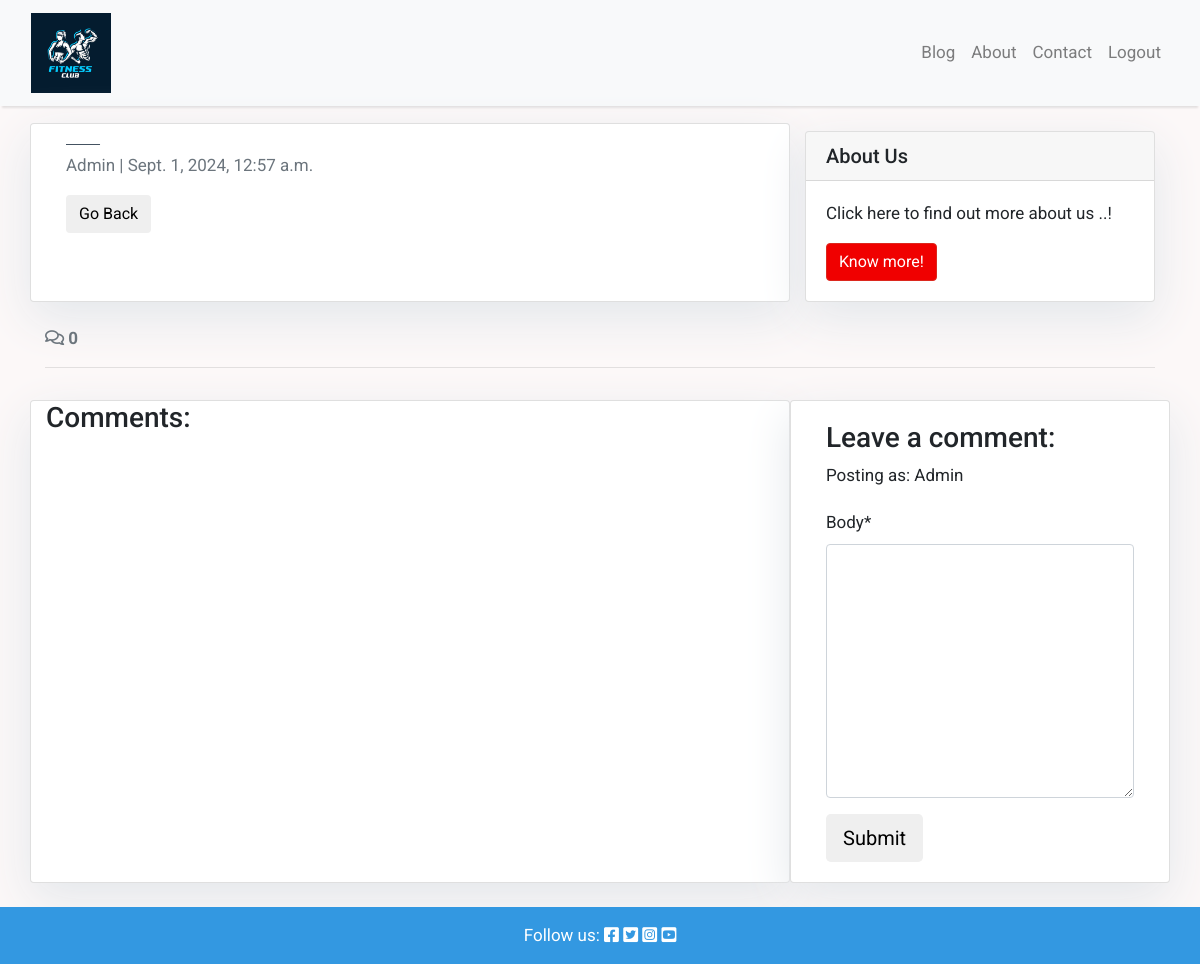
/test-2/ (signed in), run on an earlier commit of the app's database.
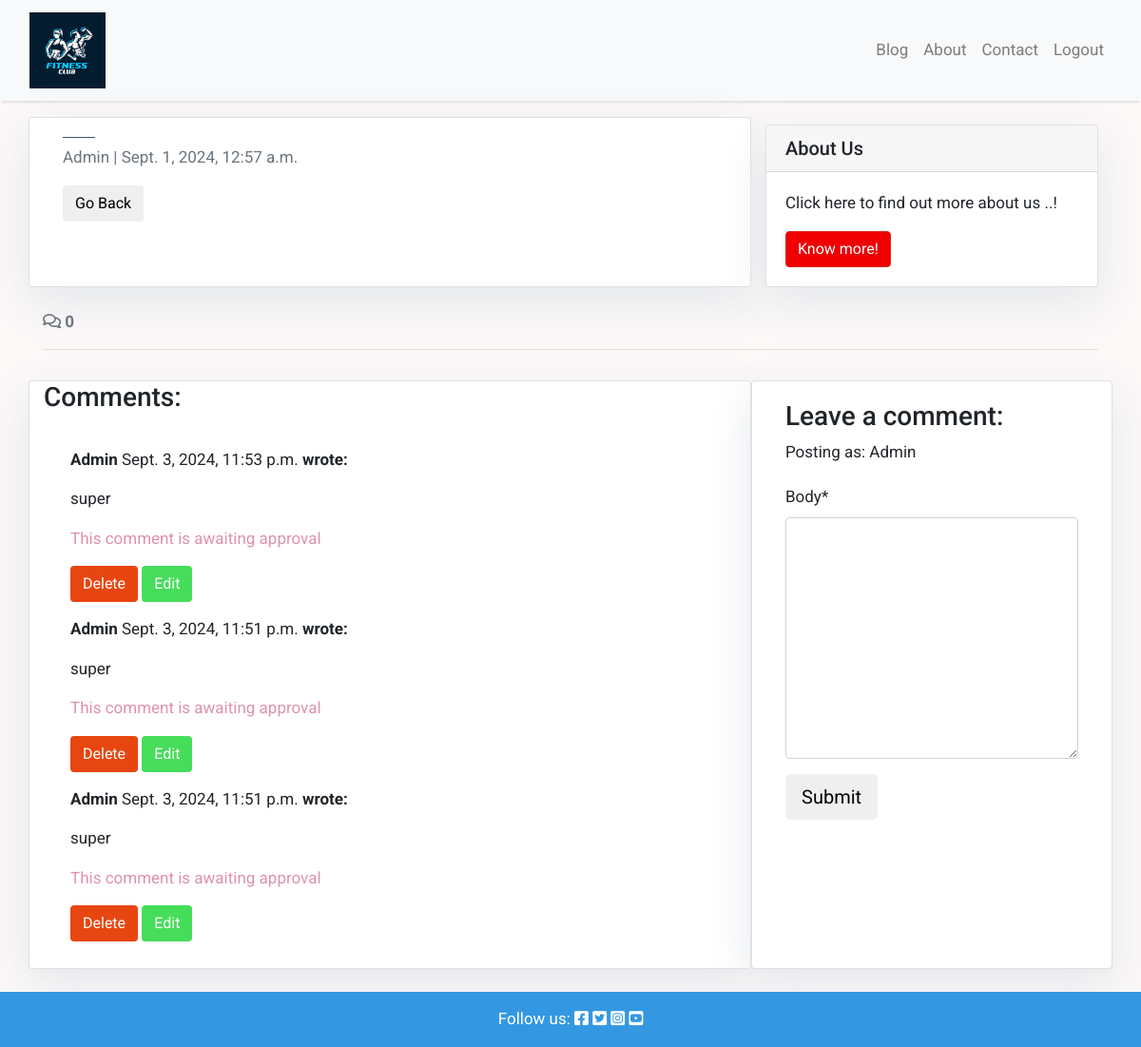
And on a later commit of the database.
### blog/models.py (models this page shows, shortened)
class Post(models.Model):
    title = models.CharField(max_length=200, unique=True)
    slug = models.SlugField(max_length=200, unique=True)
    author = models.ForeignKey(User, on_delete= models.CASCADE,related_name='blog_posts')
    updated_on = models.DateTimeField(auto_now= True)
    content = models.TextField()
    created_on = models.DateTimeField(auto_now_add=True)
    status = models.IntegerField(choices=STATUS, default=0)
    class Meta:
        ordering = ['-created_on']

class Comment(models.Model):
    post = models.ForeignKey(
        Post, on_delete=models.CASCADE, related_name="comments")
    author = models.ForeignKey(
        User, on_delete=models.CASCADE, related_name="commenter")
    body = models.TextField()
    approved = models.BooleanField(default=False)
    created_on = models.DateTimeField(auto_now_add=True)
    class Meta:
        ordering = ["created_on"]

### blog/views.py (the view, shortened to what this page needs)
# urls.py: path('<slug:slug>/', views.post_detail, name='post_detail'),
def post_detail(request, slug):
    queryset = Post.objects.filter(status=1)
    post = get_object_or_404(queryset, slug=slug)
    comments = post.comments.all().order_by("-created_on")
    comment_count = post.comments.filter(approved=True).count()
    comment_form = CommentForm()
    return render(
        request,
        "blog/post_detail.html",
        {"post": post,
        "comments": comments,
        "comment_count": comment_count,
        "comment_form": comment_form,}
    )

### blog/forms.py
class CommentForm(forms.ModelForm):
    class Meta:
        model = Comment
        fields = ('body',)

### blog/templates/blog/post_detail.html (shortened to what this page needs)
{% extends 'base.html' %}
{% block content %}
{% load static %}
{% load crispy_forms_tags %}
<div class="container">
  <div class="row">
    <div class="col-md-8 card mb-4  mt-3 left  top">
      <div class="card-body">
        <div class="d-none d-md-block col-md-6 masthead-image">
      </div>
        <p class=" text-muted">{{ post.author }} | {{ post.created_on }}</p>
        <button class="btn btn-signup right" onclick="history.back()">Go Back</button>
      </div>
    </div>
    {% block sidebar %} {% include 'sidebar.html' %} {% endblock sidebar %}
  </div>
        <div class="row">
          <div class="col-12">
            <strong class="text-secondary">
              <i class="far fa-comments"></i> {{ comment_count }}
            </strong>
          </div>
          <div class="col-12">
            <hr>
          </div>
        </div>
        <div class="row">
          <div class="col-md-8 card mb-4  mt-3 ">
            <h3>Comments:</h3>
            <div class="card-body">
              {% for comment in comments %}
              <div class="p-2 comments
                {% if not comment.approved and comment.author == user %}
                faded{% elif not comment.approved %} d-none{% endif %}">
                <p class="font-weight-bold">
                  {{ comment.author }}
                  <span class="font-weight-normal">
                    {{ comment.created_on }}
                  </span> wrote:
                </p>
                <div id="comment{{ comment.id }}">
                  {{ comment.body | linebreaks }}
                </div>
                {% if not comment.approved and comment.author == user %}
                <p class="approval">
                  This comment is awaiting approval
                </p>
                {% endif %}
                {% if user.is_authenticated and comment.author == user %}
                <button class="btn btn-delete"
                  comment_id="{{ comment.id }}">Delete</button>
                <button class="btn btn-edit"
                  comment_id="{{ comment.id }}">Edit</button>
                {% endif %}
              </div>
              {% endfor %}
            </div>
          </div>
          <div class="col-md-4 card mb-4 mt-3">
              <div class="card-body">
                {% if user.is_authenticated %}
                <h3>Leave a comment:</h3>
                <p>Posting as: {{ user.username }}</p>
                <form id="commentForm" method="post"
                  style="margin-top: 1.3em;">
                  {{ comment_form | crispy }}
                  <button id="submitButton" type="submit"
                    class="btn btn-signup btn-lg">Submit</button>
                </form>
                {% else %}
                <p>Log in to leave a comment</p>
                {% endif %}
              </div>
            </div>
          </div>
        </div>
        {% endblock content %}

### templates/base.html (shortened to what this page needs)
{% load static %}
{% url 'home' as home_url %}
{% url 'about' as about_url %}
{% url 'contact' as contact_url %}
{% url 'account_login' as login_url %}
{% url 'account_signup' as signup_url %}
{% url 'account_logout' as logout_url %}
<!DOCTYPE html>
<html>
    <head>
            <link rel="stylesheet" href="https://cdnjs.cloudflare.com/ajax/libs/font-awesome/5.15.3/css/all.min.css">
            <link rel="stylesheet" href="https://maxcdn.bootstrapcdn.com/bootstrap/4.0.0/css/bootstrap.min.css"
 />
            <link rel="stylesheet" href="{% static 'css/style.css' %}">
    <body class="d-flex flex-column h-100 main-bg">
        <nav class="navbar navbar-expand-lg navbar-light bg-light shadow" id="mainNav">
            <div class="container-fluid">
                <a class="navbar-brand" href="{% url 'home' %}" aria-label="Click here to go to the home page">
                    <img class="logo" src="{% static 'images/fitness_club.webp' %}" alt="Fitness Club Logo">
                </a>
                <div class="collapse navbar-collapse" id="navbarResponsive">
                    <ul class="navbar-nav ml-auto">
                        <li class="nav-item text-black">
                             <li>
                            <a
                              class="nav-link
                              {% if request.path == contact_url %}active{%endif%}"
                              aria-current="page"
                              href="{% url 'home' %}">Blog</a>
                          </li>
                            <a
                              class="nav-link
                              {% if request.path == about_url %}active{%endif%}"
                              aria-current="page"
                              href="{% url 'about' %}">About</a>
                          </li>
                          <li>
                            <a class="nav-link
                              {% if request.path == contact_url %}active{%endif%}"
                              aria-current="page"
                              href="{% url 'contact' %}">Contact</a>
                          </li>
                          {% if user.is_authenticated %}
                          <li class="nav-item">
                              <a class="nav-link {% if request.path == logout_url %}active{% endif %}" aria-current="page" href="{% url 'account_logout' %}">Logout</a>
                          </li>
                          {% endif %}
                    </ul>
                </div>
            </div>
        </nav>
<div class="container">
    <div class="row">
      <div class="col-md-8 offset-md-2">
      </div>
    </div>
  </div>
        <main class="flex-shrink-0 main-bg">
            {% block content %}{% endblock content %}
        </main>
        <footer class="footer mt-auto py-3 dark-bg">
        <p class="m-0 text-center text-white">Follow us: <i class="fab fa-facebook-square ms-3"></i>
            <i class="fab fa-twitter-square ms-3"></i>
            <i class="fab fa-instagram-square ms-3"></i>
            <i class="fab fa-youtube-square ms-3"></i>
        </p>
    </footer>
    </body>
</html>

### templates/sidebar.html
{% block sidebar %}
<div class="col-md-4 float-right ">
<div class="card my-4">
        <h5 class="card-header">About Us</h5>
    <div class="card-body">
        <p class="card-text"> Click here to find out more about us ..!</p>
        <a href="{% url 'about' %}" class="btn btn-danger">Know more!</a>
    </div>
</div>
</div>
{% endblock sidebar %}

### static/css/style.css (style rules this page uses)
body { font-family: "Roboto", sans-serif; font-size: 17px; background-color: #fcf8f8; }
.logo { width: 80px; height: 80px; }
.shadow { box-shadow: 0 4px 2px -2px rgba(0, 0, 0, 0.1); }
.btn-danger { color: #fff; background-color: #f00000; border-color: #dc281e; }
.masthead-image { position: relative; overflow: hidden; }
.masthead-image:after { content: ""; position: absolute; top: 0; right: 90%; height: 100%; width: 150%; background: #445261; -webkit-transform: skew(15deg); -moz-transform: skew(15deg); transform: skew(15deg); z-index: 100; }
.footer { background-color: #3398E1; position: relative; }
.card { box-shadow: 0 16px 48px #E3E7EB; }
.btn-delete { color: #fff; background: #E84610; }
.btn-edit { color: #fff; background: #46dd5a; }
.approval { color: rgb(222, 146, 168); }

What changed in the data, as far as the page shows it:
added Comment: author "Admin", created_on "Sept. 3, 2024, 11:53 p.m.", body "super", approved "This comment is awaiting approval"
added Comment: author "Admin", created_on "Sept. 3, 2024, 11:51 p.m.", body "super", approved "This comment is awaiting approval"
added Comment: author "Admin", created_on "Sept. 3, 2024, 11:51 p.m.", body "super", approved "This comment is awaiting approval"
